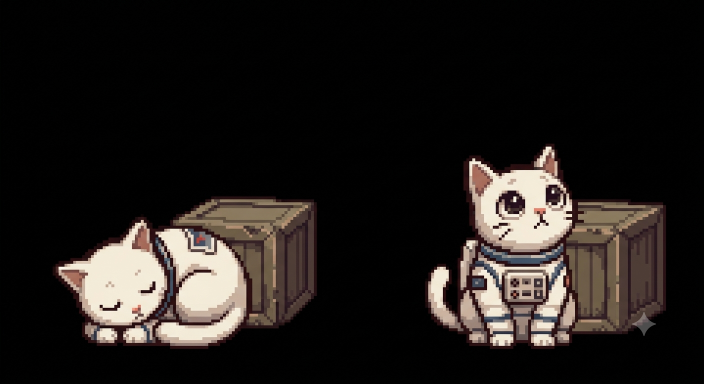
#> input picture gioco/packs/ultima-orbita/assets/_src/cat.png, 1408 x 768 px, given in place of walk16.png, which was not available (shown at 1/2 size)
$ python orbita_art.py
#> lines starting #> are read from the running program, lines starting #| are printed output that depends on the picture; pictures that were not available may be replaced by others from this repository, and a replacement may not be noted
#!/usr/bin/env python3
"""Pipeline asset del pack 'ultima-orbita' (stile chibi 16-bit).
Affetta i fogli di riferimento AI (con titoli, etichette, note, diamanti) in
fogli-sprite puliti per il motore:
  - walk16  : camminata 4 direzioni x 4 frame (front/back/left/right)
  - expr16  : NPC, 5 espressioni (idle/sorriso/imbarazzo/sguardo/interazione)
  - dance16 : coppia, 5 pose di ballo rock
Metodo: chroma key VERDE (lo sfondo è verde-dominante, i personaggi mai) →
scontorno perfetto senza erodere capelli/contorni; si scartano i frammenti
piccoli (testo, note, diamanti), si tagliano le celle della griglia (la coppia
dai marker rosa numerati), si rifinisce per figura (buchi + green-spill) e si
impacchetta a scala comune (piedi a terra). Sincronizza le dimensioni in
sprites.json. Uso: python3 tools/orbita_art.py all
"""
import os, numpy as np
from PIL import Image
from scipy import ndimage

ROOT = os.path.dirname(os.path.dirname(os.path.abspath(__file__)))
SRC = os.path.join(ROOT, 'packs', 'ultima-orbita', 'assets', '_src') + os.sep
OUT = os.path.join(ROOT, 'packs', 'ultima-orbita', 'assets', 'sprites')
DBG = os.path.join(ROOT, 'packs', 'ultima-orbita', 'assets', '_dbg')
os.makedirs(OUT, exist_ok=True); os.makedirs(DBG, exist_ok=True)
GREEN_T = 25            # soglia "verde-dominante" per il chroma key
BLEED_IT = 26           # abbastanza da riempire di colore anche i buchi tappati


def key_green(rgb, minsize):
    """Chroma key VERDE: lo sfondo è verde-dominante (G nettamente > R e > B) e
    NESSUNA parte del personaggio lo è (tuta bianca, capelli/pelle caldi, accenti
    rosa) → si toglie tutto il verde (sfondo + ombre + verde intrappolato fra i
    corpi + frangia verde ai bordi) senza mai erodere i capelli né i contorni
    scuri. Poi si scartano i frammenti opachi piccoli (testo, note, diamanti)."""
    a = rgb.astype(np.int32)
    G, R, B = a[:, :, 1], a[:, :, 0], a[:, :, 2]
    bg = ((G - R) > GREEN_T) & ((G - B) > GREEN_T)
    op = ~bg
    ol, n = ndimage.label(op)
    if n:
        sz = ndimage.sum(np.ones_like(ol), ol, range(1, n + 1))
        keep = [i + 1 for i, s in enumerate(sz) if s >= minsize]
        op = np.isin(ol, keep)
    return np.dstack([a.astype(np.uint8), np.where(op, 255, 0).astype(np.uint8)])


# [35 lines left out: function refine, not called in this run]


def bands(occ, gap, minlen):
    """Segmenti dove occ>0, unendo i buchi <= gap; scarta i segmenti < minlen."""
    on = occ > 0
    segs = []; s = None
    for i, v in enumerate(on):
        if v and s is None:
            s = i
        elif not v and s is not None:
            segs.append((s, i - 1)); s = None
    if s is not None:
        segs.append((s, len(on) - 1))
    merged = []
    for a0, b0 in segs:
        if merged and a0 - merged[-1][1] <= gap:
            merged[-1] = (merged[-1][0], b0)
        else:
            merged.append((a0, b0))
    return [(a0, b0) for a0, b0 in merged if b0 - a0 >= minlen]


# [48 lines left out: functions cell, footcx, pack, not called in this run]


def keyed(name, crop, minsize):
#> called with name = 'walk16', crop = (175, 145, 1254, 1254), minsize = 700
    a = np.array(Image.open(SRC + name + '.png').convert('RGB'))[crop[1]:crop[3], crop[0]:crop[2]]
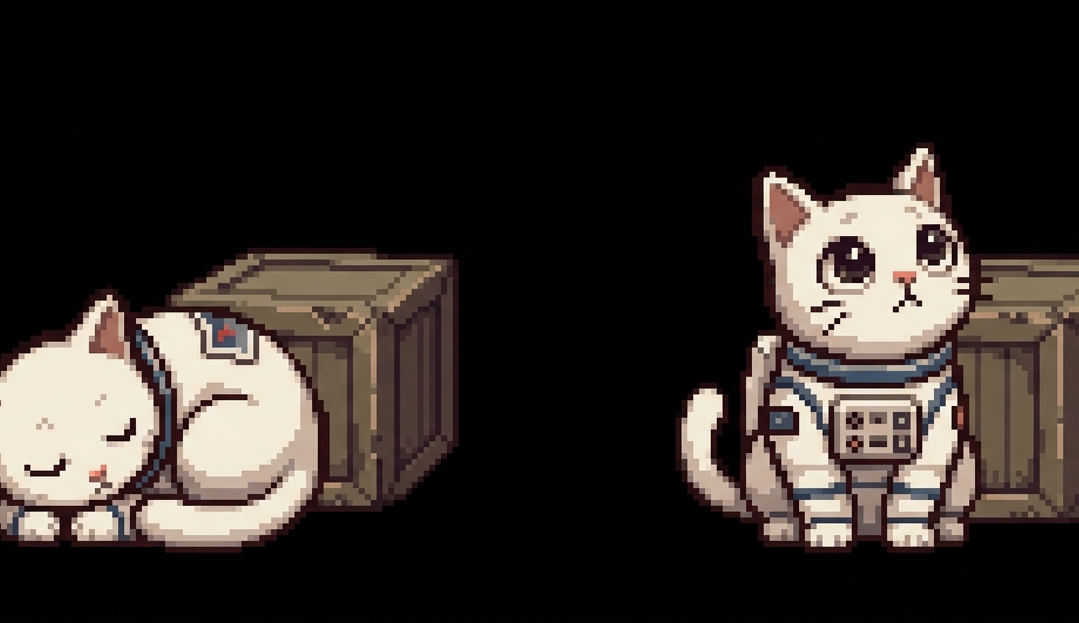
#> a: shape (623, 1079, 3); mean R, G, B 49.7, 43.6, 39.8
    rgba = key_green(a, minsize)
#> in key_green, `G, R, B = a[:, :, 1], a[:, :, 0], a[:, :, 2]`:
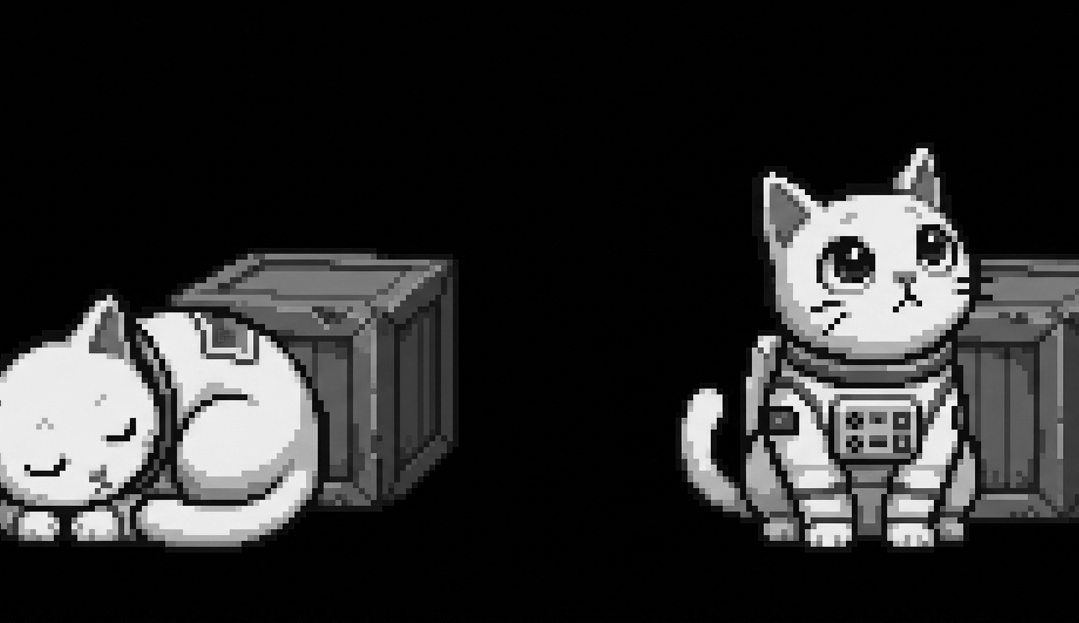
#> G: shape (623, 1079) int32; min 0, max 255, mean 43.6
#> in key_green, `G, R, B = a[:, :, 1], a[:, :, 0], a[:, :, 2]`:
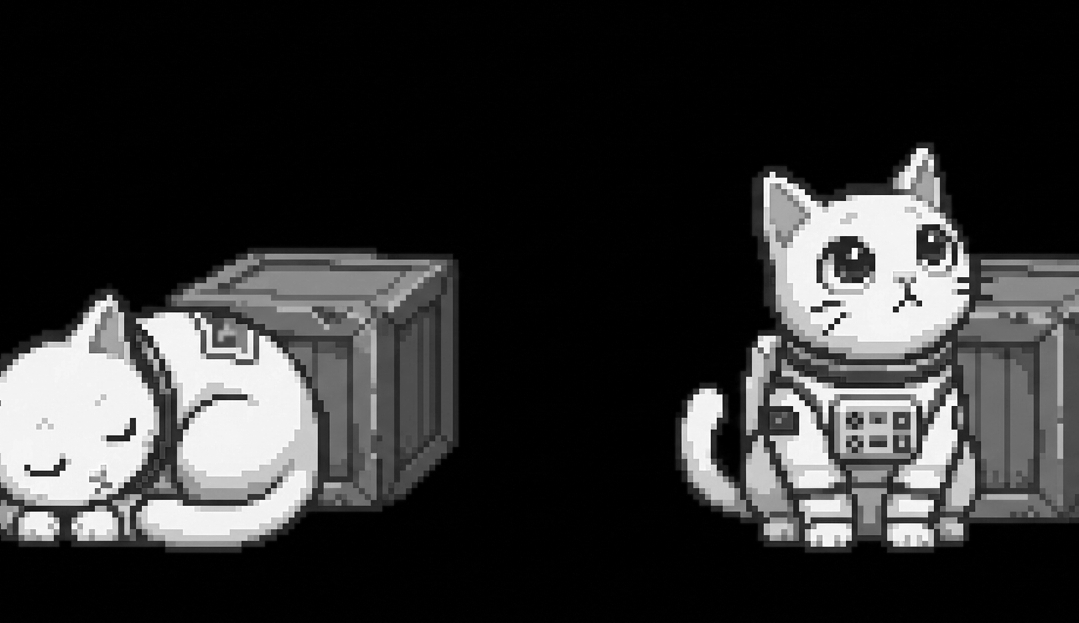
#> R: shape (623, 1079) int32; min 0, max 255, mean 49.7
#> in key_green, `G, R, B = a[:, :, 1], a[:, :, 0], a[:, :, 2]`:
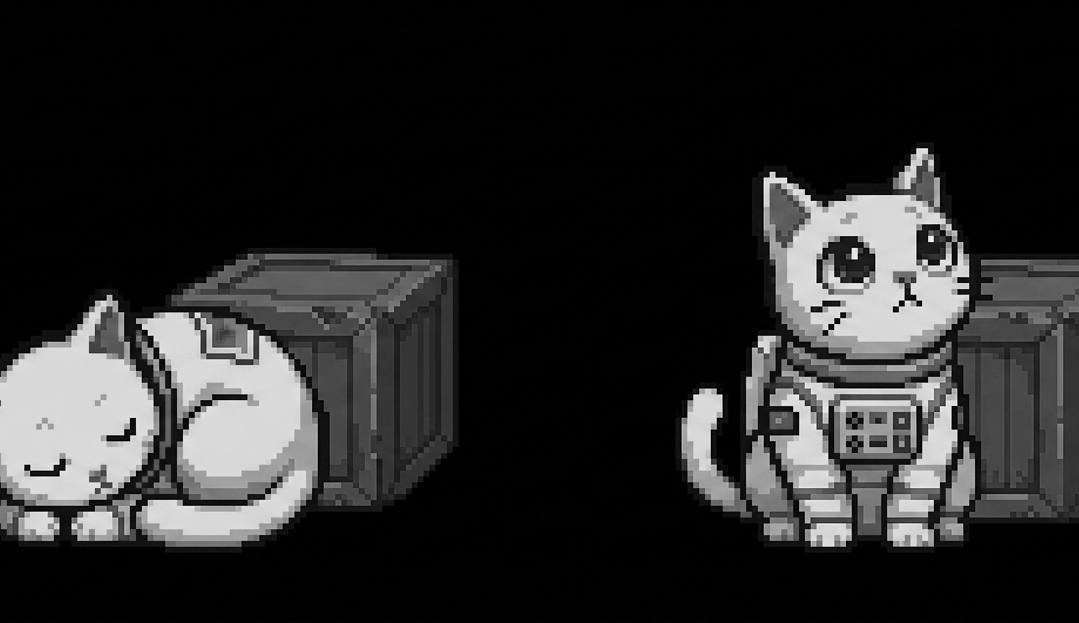
#> B: shape (623, 1079) int32; min 0, max 255, mean 39.8
#> in key_green, `bg = ((G - R) > GREEN_T) & ((G - B) > GREEN_T)`: bg: shape (623, 1079) bool; every value is 0
#> in key_green, `op = ~bg`: op: shape (623, 1079) bool; every value is 1
#> in key_green, `ol, n = ndimage.label(op)`: ol: shape (623, 1079) int32; every value is 1
#> in key_green, `ol, n = ndimage.label(op)`: n = 1
#> in key_green, `sz = ndimage.sum(np.ones_like(ol), ol, range(1, n + 1))`: sz = [672217]
#> in key_green, `keep = [i + 1 for i, s in enumerate(sz) if s >= minsize]`: keep = [1]
    prev = Image.new('RGBA', (rgba.shape[1], rgba.shape[0]), (255, 0, 255, 255))
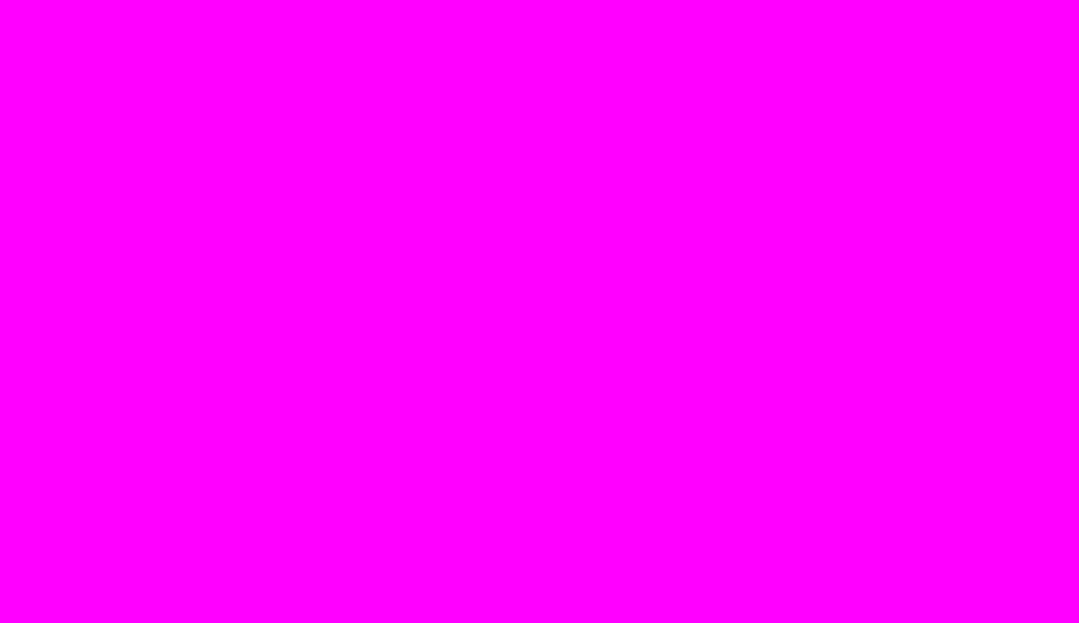
#> prev: PIL image 1079x623 RGBA; mean R, G, B, A 255, 0, 255, 255
    prev.alpha_composite(Image.fromarray(rgba))
    prev.convert('RGB').save(os.path.join(DBG, name + '_keyed.png'))
    return rgba


# [42 lines left out: functions dance_bounds, derivati, not called in this run]


DIMS = {}
if __name__ == '__main__':
    import sys, json
    only = sys.argv[1] if len(sys.argv) > 1 else 'all'

    if only in ('all', 'walk'):
        rgba = keyed('walk16', (175, 145, 1254, 1254), 700)
        rb = bands(rgba[:, :, 3].sum(1), 20, 40)
#> the loop in bands, `for i, v in enumerate(on):` made 623 passes
#> s on pass 1: 0
#> after the loop in bands, `for i, v in enumerate(on):`: s = 0; segs = []
#> the loop in bands, `for a0, b0 in segs:` made 1 pass
#> (a0, b0) on pass 1: (0, 622)
#> after the loop in bands, `for a0, b0 in segs:`: merged = [(0, 622)]
#> rb = [(0, 622)]
        cb = bands(rgba[:, :, 3].sum(0), 20, 25)
#> the loop in bands (call 2), `for i, v in enumerate(on):` made 1079 passes
#> the loop in bands (call 2), `for a0, b0 in segs:` made 1 pass
#> (a0, b0) on pass 1: (0, 1078)
#> cb = [(0, 1078)]
#> (the run stopped early here; a loop or call above may not have finished)
